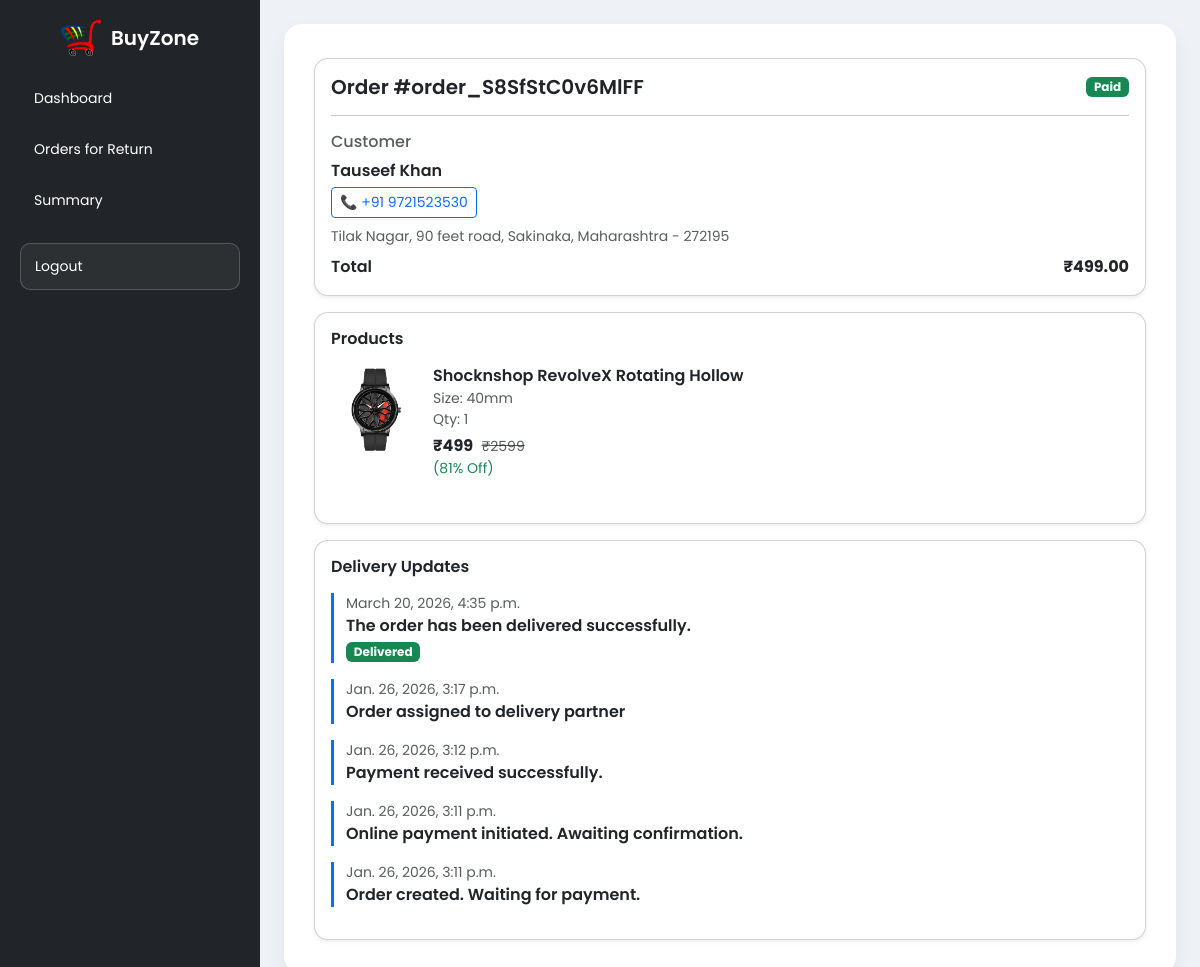
/delivery/orderDetails/order_S8SfStC0v6MlFF (signed in), run on the app's committed database.
### buyzoneapp/models.py (models this page shows, shortened)
class Orders(models.Model):
    items_json = models.JSONField()
    name = models.CharField(max_length=90)
    email = models.EmailField()
    amount = models.DecimalField(max_digits=10, decimal_places=2)
    address1 = models.CharField(max_length=255)
    address2 = models.CharField(max_length=255, blank=True)
    city = models.CharField(max_length=100)
    state = models.CharField(max_length=100)
    zip_code = models.CharField(max_length=10)
    phone = models.CharField(max_length=15)
    oid = models.CharField(max_length=100, blank=True, null=True)
    paymentstatus = models.CharField(max_length=30, default="Pending")
    amountpaid = models.DecimalField(max_digits=10, decimal_places=2, default=0)
    BookDate = models.DateTimeField(default=timezone.now)
    payment_id = models.CharField(max_length=255, null=True, blank=True)  # razorpay_payment_id
    refund_id = models.CharField(max_length=255, null=True, blank=True)
    is_refunded = models.BooleanField(default=False)
    delivered_at = models.DateTimeField(null=True, blank=True)
    is_returned = models.BooleanField(default=False)
    assigned_to = models.ForeignKey(
        settings.AUTH_USER_MODEL,
        on_delete=models.SET_NULL,
        null=True,
        blank=True,
        related_name='delivery_orders'
    )
    class Meta:
        verbose_name = "Order"
        verbose_name_plural = "Orders"

class Product(models.Model):
    product_name = models.CharField(max_length=50)
    category = models.CharField(max_length=50, default="")
    subcategory = models.CharField(max_length=50, default="")
    price = models.IntegerField(default=0)
    OldPrice = models.IntegerField(default=0)
    Discount = models.IntegerField(default=0)
    desc = models.CharField(max_length=300)
    ShippingFee = models.IntegerField(default=0)
    Rating = models.IntegerField(default=0, validators=[MaxValueValidator(5)])
    image = models.ImageField(upload_to='shop/images/')

class OrderUpdate(models.Model):
    order = models.ForeignKey(
        Orders,
        related_name="updates",
        on_delete=models.CASCADE
    )
    update_desc = models.TextField()
    delivered = models.BooleanField(default=False)
    update_date = models.DateTimeField(auto_now_add=True)
    class Meta:
        verbose_name = "Order Update"
        verbose_name_plural = "Order Updates"

### delivery/views.py (the view)
# urls.py: path("orderDetails/<str:order_id>", views.orderDetails, name="orderDetails"),
@login_required
@delivery_required
def orderDetails(request, order_id):
    order = get_object_or_404(Orders, oid=order_id)
    updates = OrderUpdate.objects.filter(order=order).order_by('-update_date')
    items = json.loads(order.items_json)
    productIds = [int(str(pid).replace("pr","")) for pid in items.keys()]
    products = Product.objects.filter(id__in=productIds)
    images = {p.id: p.image.url for p in products if p.image}
    context = {
        "order": order,
        "updates": updates,
        "items": items,
        "images":images,
    }
    return render(request, "delivery/orderDetails.html", context)

### delivery/views.py (called while the page is built)
def delivery_required(view_func):
    return user_passes_test(
        lambda user: user.is_authenticated and user.groups.filter(name='DeliveryBoy').exists()
    )(view_func)

### templates/delivery/orderDetails.html (shortened to what this page needs)
{% extends "delivery/base.html" %}
{% load static %}
{% block main %}
<div class="container py-3">
  <div class="card shadow-sm mb-3">
    <div class="card-body">
      <div class="d-flex justify-content-between align-items-center mb-3">
        <h5 class="mb-0 fw-semibold">Order #{{ order.oid }}</h5>
        <span class="badge
          {% if order.paymentstatus == 'Paid' %} bg-success
          {% elif order.paymentstatus == 'Cancelled' %} bg-danger
          {% else %} bg-warning text-dark
          {% endif %}">
          {{ order.paymentstatus }}
        </span>
      </div>
      <hr>
      <h6 class="text-muted mb-2">Customer</h6>
      <p class="fw-semibold mb-1">{{ order.name }}</p>
      <a href="tel:+91{{ order.phone }}" class="btn btn-sm btn-outline-primary mb-2">
        📞 +91 {{ order.phone }}
      </a>
      <p class="text-muted small mb-2">
        {{ order.address1 }}, {{ order.address2 }},
        {{ order.city }}, {{ order.state }} - {{ order.zip_code }}
      </p>
      <div class="d-flex justify-content-between mt-2">
        <span class="fw-semibold">Total</span>
        <span class="fw-bold">₹{{ order.amount }}</span>
      </div>
    </div>
  </div>
  <div class="card shadow-sm mb-3">
    <div class="card-body">
      <h6 class="fw-semibold mb-3">Products</h6>
      {% for pid, value in items.items %}
      <div class="product-card mb-3">
        <div class="product-img">
          {% if images %}
            {% for imgLink in images.values %}
              <img src="{{ imgLink }}" alt="Product">
            {% endfor %}
          {% else %}
            <div class="no-img">No Image</div>
          {% endif %}
        </div>
        <div class="product-info">
          <div class="fw-semibold">{{ value.1 }}</div>
          <div class="small text-muted">Size: {{ value.5 }}</div>
          <div class="small text-muted">Qty: {{ value.0 }}</div>
          <div class="mt-1">
            <span class="fw-bold">₹{{ value.2 }}</span>
            <span class="text-muted text-decoration-line-through small ms-1">
              {{ value.3 }}
            </span>
          </div>
          <div class="text-success small">{{ value.4 }}</div>
        </div>
      </div>
      {% empty %}
        <p class="text-muted">No products found.</p>
      {% endfor %}
    </div>
  </div>
  <div class="card shadow-sm">
    <div class="card-body">
      <h6 class="fw-semibold mb-3">Delivery Updates</h6>
      {% for u in updates %}
      <div class="update-item mb-3">
        <div class="small text-muted">{{ u.update_date }}</div>
        <div class="fw-semibold">{{ u.update_desc }}</div>
        {% if u.delivered %}
          <span class="badge bg-success mt-1">Delivered</span>
        {% endif %}
      </div>
      {% empty %}
        <p class="text-muted">No updates yet.</p>
      {% endfor %}
    </div>
  </div>
</div>
{% endblock %}

### templates/delivery/base.html (style rules this page uses)
body { margin: 0; font-family: "Poppins", sans-serif; background: #eef2f7; overflow-x: hidden; }

### templates/delivery/orderDetails.html (style rules this page uses)
.card { border-radius: 14px; }
.product-card { display: flex; gap: 12px; padding-bottom: 12px; border-bottom: 1px solid #eee; }
.product-card:last-child { border-bottom: none; }
.product-img img { width: 90px; height: 90px; border-radius: 10px; object-fit: cover; }
.product-info { flex: 1; }
.update-item { padding-left: 12px; border-left: 3px solid #0d6efd; }

### data on the page
Orders: oid "order_S8SfStC0v6MlFF", paymentstatus "Paid", name "Tauseef Khan", phone "9721523530", address1 "Tilak Nagar", address2 "90 feet road", city "Sakinaka", state "Maharashtra", zip_code "272195", amount "499.00"
Product: product_name "Shocknshop RevolveX Rotating Hollow", value "40mm", value "1", price "499", value "₹2599", value "(81% Off)"
OrderUpdate: update_date "March 20, 2026, 4:35 p.m.", update_desc "The order has been delivered successfully.", delivered "Delivered"
OrderUpdate: update_date "Jan. 26, 2026, 3:17 p.m.", update_desc "Order assigned to delivery partner"
OrderUpdate: update_date "Jan. 26, 2026, 3:12 p.m.", update_desc "Payment received successfully."
OrderUpdate: update_date "Jan. 26, 2026, 3:11 p.m.", update_desc "Online payment initiated. Awaiting confirmation."
OrderUpdate: update_date "Jan. 26, 2026, 3:11 p.m.", update_desc "Order created. Waiting for payment."
